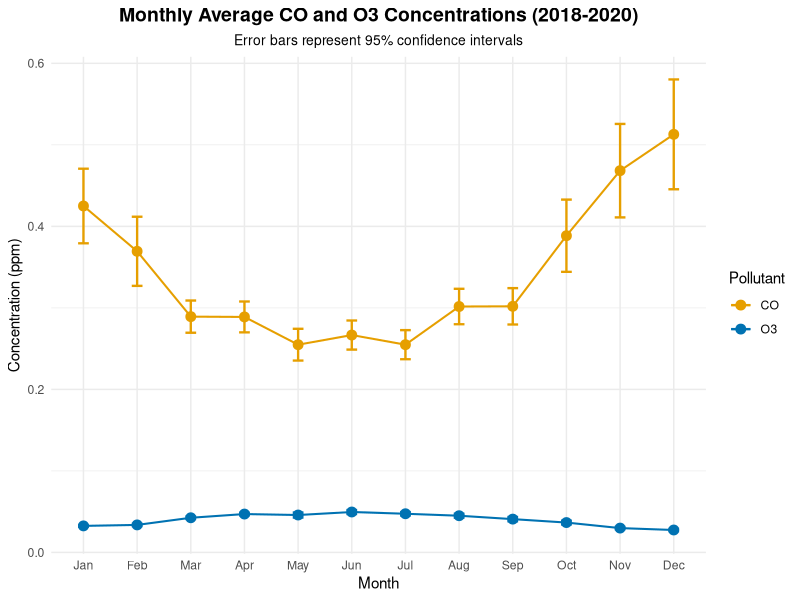
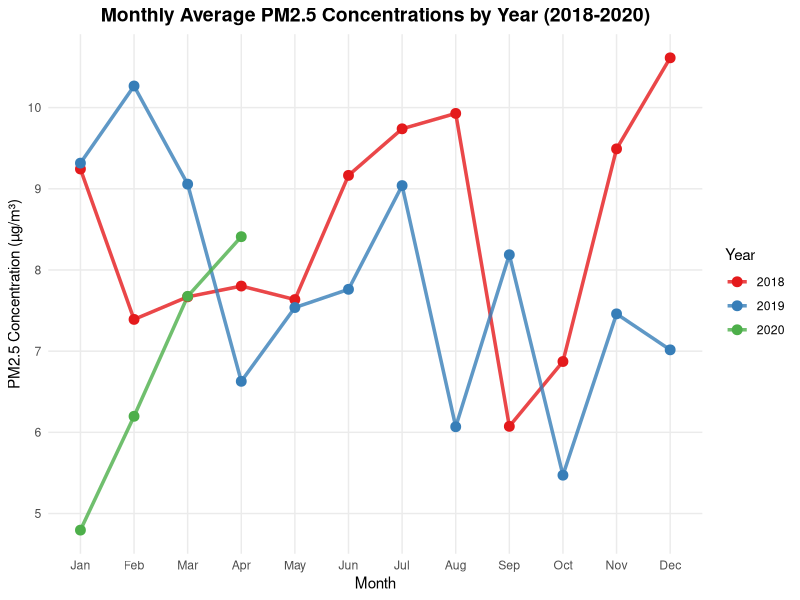

Source code (R) for these figures, in order:
## ---- chunk 1
knitr::opts_chunk$set(echo = FALSE)
## ---- chunk 2
# Load packages
library(dplyr)
library(lubridate)
library(ggplot2)
library(tidyr)
library(here)
## ---- chunk 3
# Import datasets ------------------------------------------------------------
aq_2018 <- read.csv(here::here("AQ_2018.csv"))
aq_2019 <- read.csv(here::here("AQ_2019.csv"))
aq_2020 <- read.csv(here::here("AQ_2020.csv"))
## ---- chunk 4
# Function to process air quality data
process_aq_data <- function(data) {
  
  # Rename pollutant concentration columns
  data <- data %>%
    rename(
      "Daily Max 8-hour CO Concentration" = "Daily.Max.8.hour.CO.Concentration",
      "Daily Mean PM2.5 Concentration" = "Daily.Mean.PM2.5.Concentration",
      "Daily Max 8-hour Ozone Concentration" = "Daily.Max.8.hour.Ozone.Concentration"
    )
  
  # Format the date variable correctly
  data <- data %>%
    mutate(Date = mdy(Date))
  
  # Calculate daily averages for days with multiple measurements
  data <- data %>%
    group_by(Date) %>%
    summarise(
      "Daily Max 8-hour CO Concentration" = mean(`Daily Max 8-hour CO Concentration`, na.rm = TRUE),
      "Daily Mean PM2.5 Concentration" = mean(`Daily Mean PM2.5 Concentration`, na.rm = TRUE),
      "Daily Max 8-hour Ozone Concentration" = mean(`Daily Max 8-hour Ozone Concentration`, na.rm = TRUE)
    ) %>%
    ungroup()
  
  # Remove any duplicate rows
  data <- data %>%
    distinct()
  
  # Set negative concentrations to zero
  pollutants <- c("Daily Max 8-hour CO Concentration", 
                  "Daily Mean PM2.5 Concentration", 
                  "Daily Max 8-hour Ozone Concentration")
  
  for (pollutant in pollutants) {
    data[[pollutant]] <- ifelse(data[[pollutant]] < 0, 0, data[[pollutant]])
  }
  
  return(data)
}
## ---- chunk 5
# Run the function on all three datasets
processed_aq_2018 <- process_aq_data(aq_2018)
processed_aq_2019 <- process_aq_data(aq_2019)
processed_aq_2020 <- process_aq_data(aq_2020)
## ---- chunk 6
# Combine all years for plotting
combined_data <- bind_rows(processed_aq_2018,
                           processed_aq_2019,
                           processed_aq_2020
                           )

# Calculate monthly averages across all years with 95% CI
monthly_summary <- combined_data %>%
  mutate(Month = month(Date, label = TRUE)) %>%
  group_by(Month) %>%
  summarise(
    CO_mean = mean(`Daily Max 8-hour CO Concentration`, na.rm = TRUE),
    CO_sd = sd(`Daily Max 8-hour CO Concentration`, na.rm = TRUE),
    CO_n = n(),
    O3_mean = mean(`Daily Max 8-hour Ozone Concentration`, na.rm = TRUE),
    O3_sd = sd(`Daily Max 8-hour Ozone Concentration`, na.rm = TRUE),
    O3_n = n(),
  ) %>%
  mutate(
    CO_LB = CO_mean - 1.96 * CO_sd / sqrt(CO_n), 
    CO_UB = CO_mean + 1.96 * CO_sd / sqrt(CO_n),
    O3_LB = O3_mean - 1.96 * O3_sd / sqrt(O3_n),
    O3_UB = O3_mean + 1.96 * O3_sd / sqrt(O3_n)
  )

# Reshape data for plotting
plot_data <- monthly_summary %>%
  pivot_longer(
    cols = c(CO_mean, O3_mean),
    names_to = "Pollutant",
    values_to = "Concentration"
  ) %>%
  mutate(
    LB = ifelse(Pollutant == "CO_mean", CO_LB, O3_LB),
    UB = ifelse(Pollutant == "CO_mean", CO_UB, O3_UB),
    Pollutant = ifelse(Pollutant == "CO_mean", "CO", "O3")
  )

# Plot 1
ggplot(plot_data, aes(x = Month, y = Concentration, color = Pollutant, group = Pollutant)) +
  geom_point(size = 3) +
  geom_line(linewidth = 0.7) +
  geom_errorbar(aes(ymin = LB, ymax = UB), 
                width = 0.2, linewidth = 0.8) +
  scale_color_manual(values = c("CO" = "#E69F00", "O3" = "#0072B2")) +
  labs(
    title = "Monthly Average CO and O3 Concentrations (2018-2020)",
    subtitle = "Error bars represent 95% confidence intervals",
    x = "Month",
    y = "Concentration (ppm)",
    color = "Pollutant"
  ) +
  theme_minimal() +
  theme(
    plot.title = element_text(hjust = 0.5, size = 14, face = "bold"),
    plot.subtitle = element_text(hjust = 0.5, size = 10),
    legend.position = "right"
  )
## ---- chunk 7
# Prepare data for the plot
pm25_data <- combined_data %>%
  mutate(
    Month = month(Date, label = TRUE),
    Year = as.factor(year(Date))
  ) %>%
  group_by(Month, Year) %>%
  summarise(
    PM25_mean = mean(`Daily Mean PM2.5 Concentration`, na.rm = TRUE),
    .groups = "drop"
  )

# Create PM2.5 plot with line and points
ggplot(pm25_data, aes(x = Month, y = PM25_mean, color = Year, group = Year)) +
  geom_line(linewidth = 1.2, alpha = 0.8) +
  geom_point(size = 3) +
  scale_color_manual(values = c("2018" = "#E41A1C", "2019" = "#377EB8", "2020" = "#4DAF4A")) +
  labs(
    title = "Monthly Average PM2.5 Concentrations by Year (2018-2020)",
    x = "Month",
    y = "PM2.5 Concentration (µg/m³)",
    color = "Year"
  ) +
  theme_minimal() +
  theme(
    plot.title = element_text(hjust = 0.5, size = 14, face = "bold"),
    legend.position = "right",
    panel.grid.minor = element_blank()
  )
